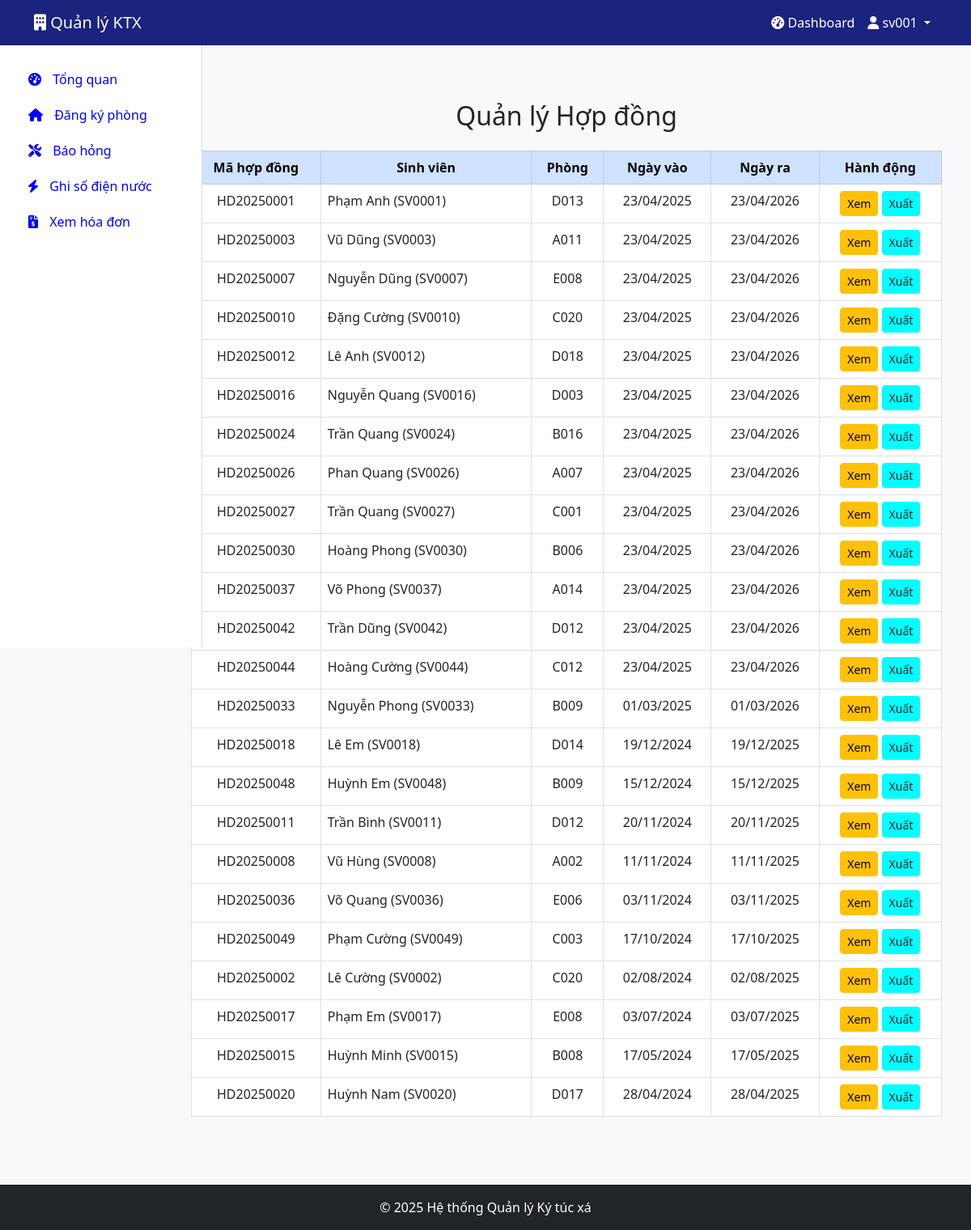
/quan-ly-hop-dong/ (signed in), run on the app's committed database.
### dormitory/models.py (models this page shows, shortened)
class HopDong(models.Model):
    ma_hop_dong = models.CharField(max_length=20, primary_key=True)
    ngay_vao = models.DateField()
    ngay_ra = models.DateField()
    ma_phong = models.ForeignKey(Phong, on_delete=models.CASCADE)
    mssv = models.ForeignKey(SinhVien, on_delete=models.CASCADE)

class SinhVien(models.Model):
    mssv = models.CharField(max_length=20, primary_key=True)
    ho_ten = models.CharField(max_length=50)
    cccd = models.CharField(max_length=12)
    ngay_sinh = models.DateField()
    gioi_tinh = models.BooleanField()
    que_quan = models.CharField(max_length=100)
    trang_thai = models.CharField(max_length=20)
    so_phong = models.CharField(max_length=20)
    so_giuong = models.IntegerField()
    tai_khoan = models.OneToOneField(TaiKhoan, on_delete=models.CASCADE)

class Phong(models.Model):
    ma_phong = models.CharField(max_length=20, primary_key=True)
    so_luong_sv = models.IntegerField()
    loai_phong = models.ForeignKey(LoaiPhong, on_delete=models.CASCADE)
    day_phong = models.ForeignKey(DayPhong, on_delete=models.CASCADE)
    gia = models.IntegerField()
    danh_sach_sv = models.TextField(blank=True, null=True)
    trang_thai = models.CharField(max_length=20)

### dormitory/views.py (the view)
# urls.py: path('quan-ly-hop-dong/', views.quan_ly_hop_dong, name='quan_ly_hop_dong'),
@login_required
def quan_ly_hop_dong(request):
    hop_dong_list = HopDong.objects.all().order_by('-ngay_vao')
    return render(request, 'dormitory/quan_ly_hop_dong.html', {
        'hop_dong_list': hop_dong_list,
        'role': TaiKhoan.objects.get(user=request.user).role
    })

### dormitory/templates/dormitory/quan_ly_hop_dong.html (shortened to what this page needs)
{% extends 'base.html' %}
{% block content %}
<div class="container mt-5">
    <h2 class="text-center mb-4">Quản lý Hợp đồng</h2>
    <div class="table-responsive">
        <table class="table table-bordered table-hover">
            <thead class="table-primary text-center">
                <tr>
                    <th>Mã hợp đồng</th>
                    <th>Sinh viên</th>
                    <th>Phòng</th>
                    <th>Ngày vào</th>
                    <th>Ngày ra</th>
                    <th>Hành động</th>
                </tr>
            </thead>
            <tbody>
                {% for hop_dong in hop_dong_list %}
                <tr>
                    <td class="text-center">{{ hop_dong.ma_hop_dong }}</td>
                    <td>{{ hop_dong.mssv.ho_ten }} ({{ hop_dong.mssv.mssv }})</td>
                    <td class="text-center">{{ hop_dong.ma_phong.ma_phong }}</td>
                    <td class="text-center">{{ hop_dong.ngay_vao|date:"d/m/Y" }}</td>
                    <td class="text-center">{{ hop_dong.ngay_ra|date:"d/m/Y" }}</td>
                    <td class="text-center">
                        <a href="{% url 'hien_thi_hop_dong' hop_dong.ma_hop_dong %}" class="btn btn-warning btn-sm">Xem</a>
                        <a href="{% url 'xuat_pdf_hop_dong' hop_dong.ma_hop_dong %}" class="btn btn-export btn-sm" style="background-color: aqua">Xuất</a>
                    </td>
                </tr>
                {% empty %}
                <tr>
                    <td colspan="6" class="text-center">Không có hợp đồng nào.</td>
                </tr>
                {% endfor %}
            </tbody>
        </table>
    </div>
</div>
{% endblock %}

### dormitory/templates/base.html (shortened to what this page needs)
<!DOCTYPE html>
<html lang="vi">
<head>
    <link href="https://cdn.jsdelivr.net/npm/bootstrap@5.3.0/dist/css/bootstrap.min.css" rel="stylesheet">
    <link rel="stylesheet" href="https://cdnjs.cloudflare.com/ajax/libs/font-awesome/6.0.0/css/all.min.css">
</head>
<body>
    <nav class="navbar navbar-expand-lg navbar-dark sticky-top">
        <div class="container">
            <a class="navbar-brand" href="{% url 'home' %}" style="color: white !important;">
                <i class="fas fa-building"></i> Quản lý KTX
            </a>
            <div class="collapse navbar-collapse" id="navbarNav">
                <ul class="navbar-nav ms-auto">
                    {% if user.is_authenticated %}
                        <li class="nav-item">
                            <a class="nav-link" href="{% url 'dashboard' %}">
                                <i class="fas fa-tachometer-alt"></i> Dashboard
                            </a>
                        </li>
                        <li class="nav-item dropdown" >
                            <a class="nav-link dropdown-toggle" href="#" id="navbarDropdown" role="button" data-bs-toggle="dropdown">
                                <i class="fas fa-user"></i> {{ user.username }}
                            </a>
                        </li>
                    {% else %}
                        <li class="nav-item">
                            <a class="nav-link" href="{% url 'login' %}">Đăng nhập</a>
                        </li>
                    {% endif %}
                </ul>
            </div>
        </div>
    </nav>
    <div class="container-fluid">
        <div class="row">
            {% if user.is_authenticated and request.path != '/' %}
                <div class="col-md-3 col-lg-2 d-md-block sidebar">
                    <div class="position-sticky">
                        <ul class="nav flex-column">
                            {% if role == 'manager' %}
                                <li class="nav-item">
                                    <a class="nav-link {% if request.path == '/dashboard/' %}active{% endif %}" href="{% url 'dashboard' %}">
                                        <i class="fas fa-tachometer-alt"></i> Tổng quan
                                    </a>
                                </li>
                                <li class="nav-item">
                                    <a class="nav-link {% if '/quan-ly-don-dang-ky/' in request.path %}active{% endif %}" href="{% url 'quan_ly_don_dang_ky' %}">
                                        <i class="fas fa-clipboard-list"></i> Quản lý đơn đăng ký
                                    </a>
                                </li>
                                <li class="nav-item">
                                    <a class="nav-link {% if '/quan-ly-phong/' in request.path %}active{% endif %}" href="{% url 'quan_ly_phong' %}">
                                        <i class="fas fa-door-open"></i> Quản lý phòng
                                    </a>
                                </li>
                                <li class="nav-item">
                                    <a class="nav-link {% if '/quan-ly-sinh-vien/' in request.path %}active{% endif %}" href="{% url 'quan_ly_sinh_vien' %}">
                                        <i class="fas fa-user-graduate"></i> Quản lý sinh viên
                                    </a>
                                </li>
                                <li class="nav-item">
                                    <a class="nav-link {% if '/quan-ly-bao-hong/' in request.path %}active{% endif %}" href="{% url 'quan_ly_bao_hong' %}">
                                        <i class="fas fa-tools"></i> Quản lý báo hỏng
                                    </a>
                                </li>
                                <li class="nav-item">
                                    <a class="nav-link {% if '/quan-ly-hoa-don/' in request.path %}active{% endif %}" href="{% url 'quan_ly_hoa_don' %}">
                                        <i class="fas fa-file-invoice-dollar"></i> Quản lý hóa đơn
                                    </a>
                                </li>
                                <li class="nav-item">
                                    <a class="nav-link {% if '/quan-ly-vi-pham/' in request.path %}active{% endif %}" href="{% url 'quan_ly_vi_pham' %}">
                                        <i class="fas fa-exclamation-triangle"></i> Quản lý vi phạm
                                    </a>
                                </li>
                                <li class="nav-item">
                                    <a class="nav-link {% if '/quan-ly-dien-nuoc/' in request.path %}active{% endif %}" href="{% url 'quan_ly_dien_nuoc' %}">
                                        <i class="fas fa-bolt"></i> Quản lý điện nước
                                    </a>
                                <li class="nav-item">
                                    <a class="nav-link {% if '/quan-ly-hop-dong/' in request.path %}active{% endif %}" href="{% url 'quan_ly_hop_dong' %}">
                                        <i class="fas fa-handshake"></i> Quản lý hợp đồng
                                    </a>
                                </li>
                            {% elif role == 'student' %}
                                <li class="nav-item">
                                    <a class="nav-link {% if request.path == '/dashboard/' %}active{% endif %}" href="{% url 'dashboard' %}">
                                        <i class="fas fa-tachometer-alt"></i> Tổng quan
                                    </a>
                                </li>
                                <li class="nav-item">
                                    <a class="nav-link {% if '/dang-ky-phong/' in request.path %}active{% endif %}" href="{% url 'dang_ky_phong' %}">
                                        <i class="fas fa-home"></i> Đăng ký phòng
                                    </a>
                                </li>
                                <li class="nav-item">
                                    <a class="nav-link {% if '/bao-hong/' in request.path %}active{% endif %}" href="{% url 'bao_hong' %}">
                                        <i class="fas fa-tools"></i> Báo hỏng
                                    </a>
                                </li>
                                <li class="nav-item">
                                    <a class="nav-link {% if '/ghi-so-dien-nuoc/' in request.path %}active{% endif %}" href="{% url 'ghi_so_dien_nuoc_sinh_vien' %}">
                                        <i class="fas fa-bolt"></i> Ghi số điện nước
                                    </a>
                                </li>
                                <li class="nav-item">
                                    <a class="nav-link {% if '/xem-hoa-don/' in request.path %}active{% endif %}" href="{% url 'xem_hoa_don' %}">
                                        <i class="fas fa-file-invoice-dollar"></i> Xem hóa đơn
                                    </a>
                                </li>
                            {% endif %}
                        </ul>
                    </div>
                </div>
                <main class="col-md-9 ms-sm-auto col-lg-10 px-md-4 main-content">
            {% else %}
                <main class="col-12 px-md-4">
            {% endif %}
                {% block content %}{% endblock %}
            </main>
        </div>
    </div>
    <footer class="bg-dark text-white text-center py-3 mt-5">
        <div class="container">
            <p class="mb-0">&copy; 2025 Hệ thống Quản lý Ký túc xá</p>
        </div>
    </footer>
</body>
</html>

### dormitory/templates/base.html (style rules this page uses)
body { font-family: 'Segoe UI', Tahoma, Geneva, Verdana, sans-serif; background-color: #f8f9fa; }
.navbar { background-color: #1a237e; }
.navbar-brand, .nav-link { color: blue !important; }
.navbar .nav-link { color: white !important; }
.sidebar { background-color: #fff; border-right: 1px solid #ddd; height: calc(100vh - 56px); position: fixed; top: 56px; left: 0; width: 250px; padding-top: 20px; overflow-y: auto; }
.sidebar .nav-link { color: #333; padding: 10px 20px; border-left: 3px solid transparent; transition: all 0.3s ease; }
.sidebar .nav-link i { margin-right: 10px; }
.main-content { margin-left: 250px; padding: 20px; }

### data on the page
HopDong: ma_hop_dong "HD20250001", mssv.ho_ten "Phạm Anh", mssv.mssv "SV0001", ma_phong.ma_phong "D013", ngay_vao "23/04/2025", ngay_ra "23/04/2026"
HopDong: ma_hop_dong "HD20250003", mssv.ho_ten "Vũ Dũng", mssv.mssv "SV0003", ma_phong.ma_phong "A011", ngay_vao "23/04/2025", ngay_ra "23/04/2026"
HopDong: ma_hop_dong "HD20250007", mssv.ho_ten "Nguyễn Dũng", mssv.mssv "SV0007", ma_phong.ma_phong "E008", ngay_vao "23/04/2025", ngay_ra "23/04/2026"
HopDong: ma_hop_dong "HD20250010", mssv.ho_ten "Đặng Cường", mssv.mssv "SV0010", ma_phong.ma_phong "C020", ngay_vao "23/04/2025", ngay_ra "23/04/2026"
HopDong: ma_hop_dong "HD20250012", mssv.ho_ten "Lê Anh", mssv.mssv "SV0012", ma_phong.ma_phong "D018", ngay_vao "23/04/2025", ngay_ra "23/04/2026"
HopDong: ma_hop_dong "HD20250016", mssv.ho_ten "Nguyễn Quang", mssv.mssv "SV0016", ma_phong.ma_phong "D003", ngay_vao "23/04/2025", ngay_ra "23/04/2026"
HopDong: ma_hop_dong "HD20250024", mssv.ho_ten "Trần Quang", mssv.mssv "SV0024", ma_phong.ma_phong "B016", ngay_vao "23/04/2025", ngay_ra "23/04/2026"
HopDong: ma_hop_dong "HD20250026", mssv.ho_ten "Phan Quang", mssv.mssv "SV0026", ma_phong.ma_phong "A007", ngay_vao "23/04/2025", ngay_ra "23/04/2026"
HopDong: ma_hop_dong "HD20250027", mssv.ho_ten "Trần Quang", mssv.mssv "SV0027", ma_phong.ma_phong "C001", ngay_vao "23/04/2025", ngay_ra "23/04/2026"
HopDong: ma_hop_dong "HD20250030", mssv.ho_ten "Hoàng Phong", mssv.mssv "SV0030", ma_phong.ma_phong "B006", ngay_vao "23/04/2025", ngay_ra "23/04/2026"
HopDong: ma_hop_dong "HD20250037", mssv.ho_ten "Võ Phong", mssv.mssv "SV0037", ma_phong.ma_phong "A014", ngay_vao "23/04/2025", ngay_ra "23/04/2026"
HopDong: ma_hop_dong "HD20250042", mssv.ho_ten "Trần Dũng", mssv.mssv "SV0042", ma_phong.ma_phong "D012", ngay_vao "23/04/2025", ngay_ra "23/04/2026"
HopDong: ma_hop_dong "HD20250044", mssv.ho_ten "Hoàng Cường", mssv.mssv "SV0044", ma_phong.ma_phong "C012", ngay_vao "23/04/2025", ngay_ra "23/04/2026"
HopDong: ma_hop_dong "HD20250033", mssv.ho_ten "Nguyễn Phong", mssv.mssv "SV0033", ma_phong.ma_phong "B009", ngay_vao "01/03/2025", ngay_ra "01/03/2026"
HopDong: ma_hop_dong "HD20250018", mssv.ho_ten "Lê Em", mssv.mssv "SV0018", ma_phong.ma_phong "D014", ngay_vao "19/12/2024", ngay_ra "19/12/2025"
HopDong: ma_hop_dong "HD20250048", mssv.ho_ten "Huỳnh Em", mssv.mssv "SV0048", ma_phong.ma_phong "B009", ngay_vao "15/12/2024", ngay_ra "15/12/2025"
HopDong: ma_hop_dong "HD20250011", mssv.ho_ten "Trần Bình", mssv.mssv "SV0011", ma_phong.ma_phong "D012", ngay_vao "20/11/2024", ngay_ra "20/11/2025"
HopDong: ma_hop_dong "HD20250008", mssv.ho_ten "Vũ Hùng", mssv.mssv "SV0008", ma_phong.ma_phong "A002", ngay_vao "11/11/2024", ngay_ra "11/11/2025"
HopDong: ma_hop_dong "HD20250036", mssv.ho_ten "Võ Quang", mssv.mssv "SV0036", ma_phong.ma_phong "E006", ngay_vao "03/11/2024", ngay_ra "03/11/2025"
HopDong: ma_hop_dong "HD20250049", mssv.ho_ten "Phạm Cường", mssv.mssv "SV0049", ma_phong.ma_phong "C003", ngay_vao "17/10/2024", ngay_ra "17/10/2025"
HopDong: ma_hop_dong "HD20250002", mssv.ho_ten "Lê Cường", mssv.mssv "SV0002", ma_phong.ma_phong "C020", ngay_vao "02/08/2024", ngay_ra "02/08/2025"
HopDong: ma_hop_dong "HD20250017", mssv.ho_ten "Phạm Em", mssv.mssv "SV0017", ma_phong.ma_phong "E008", ngay_vao "03/07/2024", ngay_ra "03/07/2025"
HopDong: ma_hop_dong "HD20250015", mssv.ho_ten "Huỳnh Minh", mssv.mssv "SV0015", ma_phong.ma_phong "B008", ngay_vao "17/05/2024", ngay_ra "17/05/2025"
HopDong: ma_hop_dong "HD20250020", mssv.ho_ten "Huỳnh Nam", mssv.mssv "SV0020", ma_phong.ma_phong "D017", ngay_vao "28/04/2024", ngay_ra "28/04/2025"

### other printed values
{{ user.username }} "sv001"
